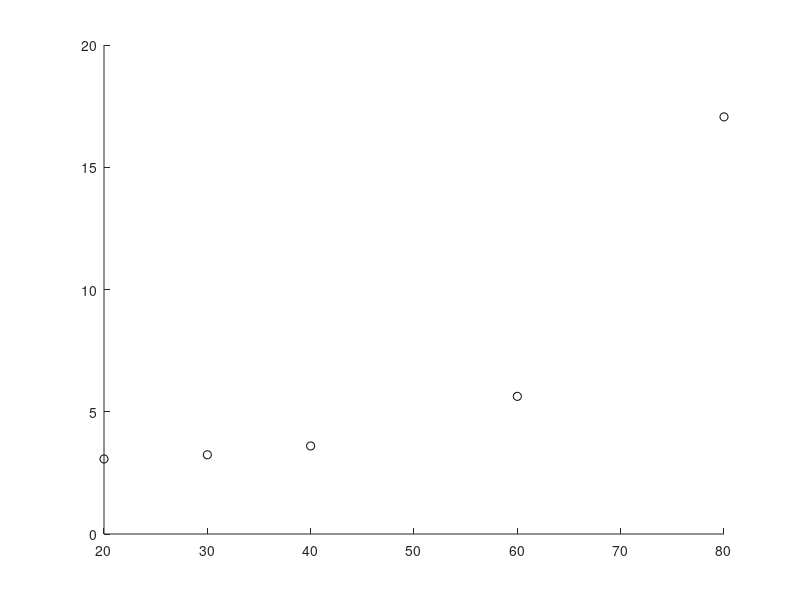

MATLAB code to generate this figure: (Note: this script raises an error after producing the figure.)
%K_FIT_COMPARISON  Compare curve-fitting methods for Kim et al. (2006) K(E) data.
%   Plots cubic spline, exponential regression, and polynomial regressions of
%   degrees 3, 4, and 5 against Kim's Table II measured points, plus their
%   own published cubic fit (eq. 28) for reference. Helps pick a defensible
%   K(E) model for the link budget.
%
%   Note on polynomial degrees vs. data points: Kim Table II has 5 points.
%     - Degree 3 (4 coeffs): least-squares fit
%     - Degree 4 (5 coeffs): exact interpolation (passes through all points)
%     - Degree 5 (6 coeffs): underdetermined; MATLAB warns and picks one solution

clear;
addpath(fullfile(fileparts(mfilename('fullpath')), '..', '..'));

% Kim et al. (2006) Table II measured K values
E_data = [20, 30, 40, 60, 80];
K_data = [3.07, 3.24, 3.60, 5.63, 17.06];

% Evaluation grid, extending beyond the data range to expose extrapolation behaviour
E_fine = 0:0.5:90;

%% Method 1: Cubic spline (interpolating, not regression)
K_spline = interp1(E_data, K_data, E_fine, 'spline', 'extrap');

%% Method 2: Exponential regression  K = a * exp(b * E)
% Linearize via log(K) = log(a) + b*E, then linear fit
p_exp = polyfit(E_data, log(K_data), 1);   % [b, log(a)]
exp_a = exp(p_exp(2));
exp_b = p_exp(1);
K_exp = exp_a * exp(exp_b * E_fine);

%% Method 3-5: Polynomial regression, degrees 3, 4, 5
warn_state = warning('off', 'MATLAB:polyfit:PolyNotUnique');
p3 = polyfit(E_data, K_data, 3);
p4 = polyfit(E_data, K_data, 4);
p5 = polyfit(E_data, K_data, 5);
warning(warn_state);

K_p3 = polyval(p3, E_fine);
K_p4 = polyval(p4, E_fine);
K_p5 = polyval(p5, E_fine);

% Kim's own published cubic fit (eq. 28), for reference
K_kim_eq28 = 0.0002*E_fine.^3 - 0.0157*E_fine.^2 + 0.5430*E_fine - 2.7618;

%% Plot
figure;
hold on;
plot(E_data, K_data, 'ko',  MarkerSize=10, LineWidth=2,   DisplayName='Kim Table II data');
plot(E_fine, K_spline,    '-',  Color=[0 0.45 0.74], LineWidth=1.5, DisplayName='Cubic spline');
plot(E_fine, K_exp,       '-',  Color=[0.47 0.67 0.19], LineWidth=1.5, DisplayName='Exponential a\cdotexp(b\cdotE)');
plot(E_fine, K_p3,        '--', Color=[0.93 0.69 0.13], LineWidth=1.5, DisplayName='Polynomial deg 3 (least squares)');
plot(E_fine, K_p4,        '--', Color=[0.85 0.33 0.10], LineWidth=1.5, DisplayName='Polynomial deg 4 (exact interp.)');
plot(E_fine, K_p5,        '--', Color=[0.49 0.18 0.56], LineWidth=1.5, DisplayName='Polynomial deg 5 (underdetermined)');
plot(E_fine, K_kim_eq28,  ':',  Color=[0.3 0.3 0.3],    LineWidth=1.5, DisplayName='Kim eq. (28) cubic fit');
yline(0, Color=[0.7 0.7 0.7], HandleVisibility='off');
hold off;

xlabel('Elevation angle E [deg]');
ylabel('Rician K-factor');
title('K(E) fitting methods on Kim et al. (2006) Table II data');
legend(Location='northwest');
grid on;
xlim([0 90]);
ylim([-5 50]);

%% Print fit parameters and evaluations at key elevations
fprintf('\n=== Fit parameters ===\n');
fprintf('Exponential:  K = %.4f * exp(%.4f * E)\n', exp_a, exp_b);
fprintf('Poly deg 3 :  '); fprintf('%+ .4g  ', p3); fprintf('\n');
fprintf('Poly deg 4 :  '); fprintf('%+ .4g  ', p4); fprintf('\n');
fprintf('Poly deg 5 :  '); fprintf('%+ .4g  ', p5); fprintf('\n');

fprintf('\n=== K evaluated at key elevations ===\n');
E_eval = [1 5 10 20 30 40 50 60 70 80 85 90];
fprintf('%6s | %8s | %8s | %8s | %8s | %8s\n', ...
    'E(deg)', 'Spline', 'Exp', 'Poly 3', 'Poly 4', 'Poly 5');
fprintf('%s\n', repmat('-', 1, 62));
for E = E_eval
    fprintf('%6d | %8.3f | %8.3f | %8.3f | %8.3f | %8.3f\n', ...
        E, ...
        interp1(E_data, K_data, E, 'spline', 'extrap'), ...
        exp_a * exp(exp_b * E), ...
        polyval(p3, E), ...
        polyval(p4, E), ...
        polyval(p5, E));
end

%% Residuals at the data points (where they should be zero or near-zero)
fprintf('\n=== Residuals at data points (fit - measured) ===\n');
fprintf('%6s | %8s | %8s | %8s | %8s | %8s\n', ...
    'E(deg)', 'Spline', 'Exp', 'Poly 3', 'Poly 4', 'Poly 5');
fprintf('%s\n', repmat('-', 1, 62));
for k = 1:length(E_data)
    E = E_data(k);
    K_true = K_data(k);
    fprintf('%6d | %+8.3f | %+8.3f | %+8.3f | %+8.3f | %+8.3f\n', ...
        E, ...
        interp1(E_data, K_data, E, 'spline', 'extrap') - K_true, ...
        exp_a * exp(exp_b * E) - K_true, ...
        polyval(p3, E) - K_true, ...
        polyval(p4, E) - K_true, ...
        polyval(p5, E) - K_true);
end
